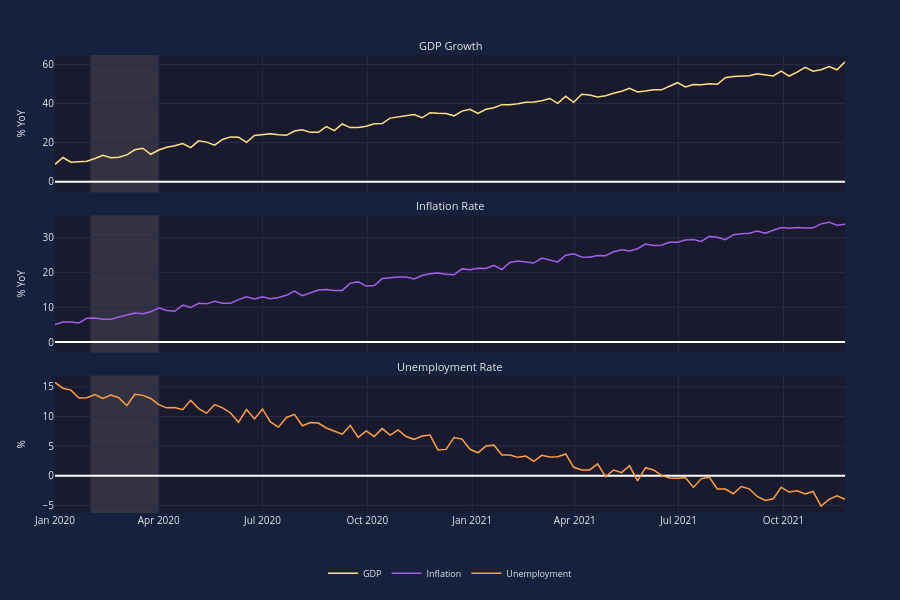

The notebook cell saved with this chart:
### Markdown cell above
## Doc 5: Level 5 - Multiple Charts

### Code cell
# Level 5: Multiple Charts (Dashboard)
gdp = EconChart(
    Data(x=dates, y=values, name='GDP'),
    title="GDP Growth",
    y_label='% YoY',
    horizontal_line=25,
)

inflation = EconChart(
    Data(x=dates, y=values2, name='Inflation'),
    title="Inflation Rate",
    y_label='% YoY',
    horizontal_line=10,
)

unemployment = EconChart(
    Data(x=dates, y=values3, name='Unemployment'),
    title="Unemployment Rate",
    y_label='%',
)

board = EconBoard(gdp, inflation, unemployment)
board.show()
print("PASS: Level 5 - Dashboard with 3 charts")
